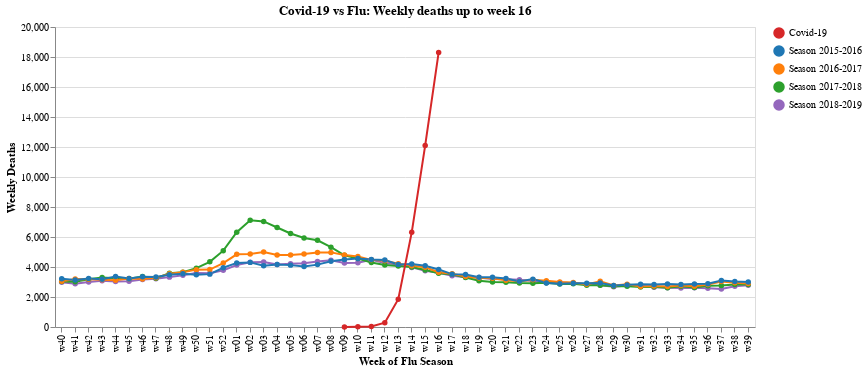

Notebook code for this chart:
### Code cell
#hide_input
# select a point for which to provide details-on-demand
label = alt.selection_single(
    encodings=['x'], # limit selection to x-axis value
    on='mouseover',  # select on mouseover events
    nearest=True,    # select data point nearest the cursor
    empty='none'     # empty selection includes no data points
)

base = alt.Chart().mark_line(point=True).encode(
    x = alt.X('Weeks:N', axis=alt.Axis(title='Week of Flu Season'), sort=None),
    y = alt.Y('value', axis=alt.Axis(title='Weekly Deaths')),
    color=alt.Color('variable', legend=alt.Legend(title=""), scale=alt.Scale(
        range=['#d62728', '#1f77b4', '#ff7f0b', '#2ca02c', '#9467bd'])),
    order='codigo',
)

alt.layer(
    base, # base line chart
    
    # add a rule mark to serve as a guide line
    alt.Chart().mark_rule(color='#aaa').encode(
        x = alt.X('Weeks:N', axis=alt.Axis(title='Week of Flu Season'), sort=None)
    ).transform_filter(label),
    
    # add circle marks for selected time points, hide unselected points
    base.mark_circle().encode(
        opacity=alt.condition(label, alt.value(1), alt.value(0))
    ).add_selection(label),

    # add white stroked text to provide a legible background for labels
    base.mark_text(align='left', dx=5, dy=-5, stroke='white', strokeWidth=2).encode(
        text='value:Q'
    ).transform_filter(label),

    # add text labels for stock prices
    base.mark_text(align='left', dx=5, dy=-5).encode(
        text='value:Q'
    ).transform_filter(label),
    
    data=data
).properties(
    title=f'Covid-19 vs Flu: Weekly deaths up to week 16',
    width=700
)

### Figure 1 — Vega-Lite specification as saved in the notebook (floating-point values rounded to 4 significant figures; data arrays with more than 128 entries replaced by an {"elided": "..."} marker saying what was removed)
{"config": {"view": {"continuousWidth": 400, "continuousHeight": 300}}, "layer": [{"mark": {"type": "line", "point": true}, "encoding": {"color": {"type": "nominal", "field": "variable", "legend": {"title": ""}, "scale": {"range": ["#d62728", "#1f77b4", "#ff7f0b", "#2ca02c", "#9467bd"]}}, "order": {"type": "quantitative", "field": "codigo"}, "x": {"type": "nominal", "axis": {"title": "Week of Flu Season"}, "field": "Weeks", "sort": null}, "y": {"type": "quantitative", "axis": {"title": "Weekly Deaths"}, "field": "value"}}}, {"mark": {"type": "rule", "color": "#aaa"}, "encoding": {"x": {"type": "nominal", "axis": {"title": "Week of Flu Season"}, "field": "Weeks", "sort": null}}, "transform": [{"filter": {"selection": "selector008"}}]}, {"mark": "circle", "encoding": {"color": {"type": "nominal", "field": "variable", "legend": {"title": ""}, "scale": {"range": ["#d62728", "#1f77b4", "#ff7f0b", "#2ca02c", "#9467bd"]}}, "opacity": {"condition": {"value": 1, "selection": "selector008"}, "value": 0}, "order": {"type": "quantitative", "field": "codigo"}, "x": {"type": "nominal", "axis": {"title": "Week of Flu Season"}, "field": "Weeks", "sort": null}, "y": {"type": "quantitative", "axis": {"title": "Weekly Deaths"}, "field": "value"}}, "selection": {"selector008": {"type": "single", "encodings": ["x"], "on": "mouseover", "nearest": true, "empty": "none"}}}, {"mark": {"type": "text", "align": "left", "dx": 5, "dy": -5, "stroke": "white", "strokeWidth": 2}, "encoding": {"color": {"type": "nominal", "field": "variable", "legend": {"title": ""}, "scale": {"range": ["#d62728", "#1f77b4", "#ff7f0b", "#2ca02c", "#9467bd"]}}, "order": {"type": "quantitative", "field": "codigo"}, "text": {"type": "quantitative", "field": "value"}, "x": {"type": "nominal", "axis": {"title": "Week of Flu Season"}, "field": "Weeks", "sort": null}, "y": {"type": "quantitative", "axis": {"title": "Weekly Deaths"}, "field": "value"}}, "transform": [{"filter": {"selection": "selector008"}}]}, {"mark": {"type": "text", "align": "left", "dx": 5, "dy": -5}, "encoding": {"color": {"type": "nominal", "field": "variable", "legend": {"title": ""}, "scale": {"range": ["#d62728", "#1f77b4", "#ff7f0b", "#2ca02c", "#9467bd"]}}, "order": {"type": "quantitative", "field": "codigo"}, "text": {"type": "quantitative", "field": "value"}, "x": {"type": "nominal", "axis": {"title": "Week of Flu Season"}, "field": "Weeks", "sort": null}, "y": {"type": "quantitative", "axis": {"title": "Weekly Deaths"}, "field": "value"}}, "transform": [{"filter": {"selection": "selector008"}}]}], "data": {"name": "data-329651d176dadb67086807a70c66152e"}, "title": "Covid-19 vs Flu: Weekly deaths up to week 16", "width": 700, "$schema": "https://vega.github.io/schema/vega-lite/v4.8.1.json", "datasets": {"data-329651d176dadb67086807a70c66152e": {"elided": "260 records"}}}
